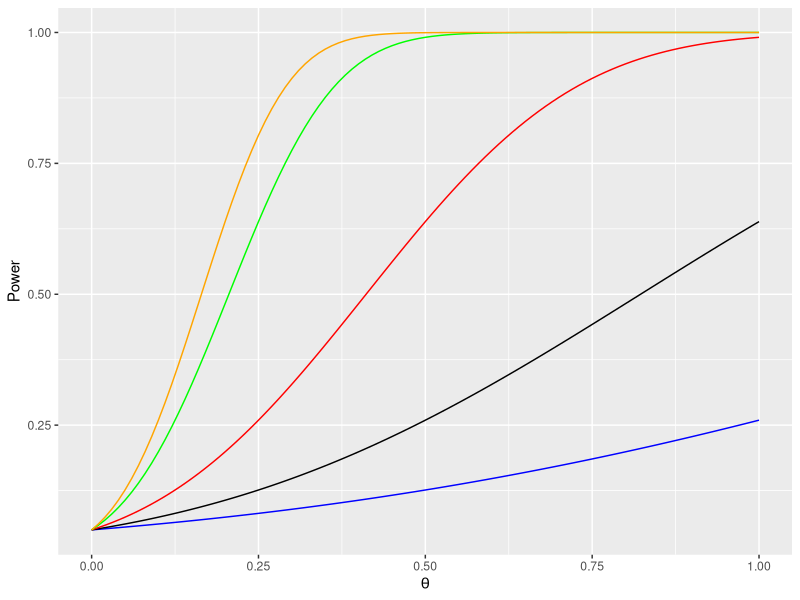
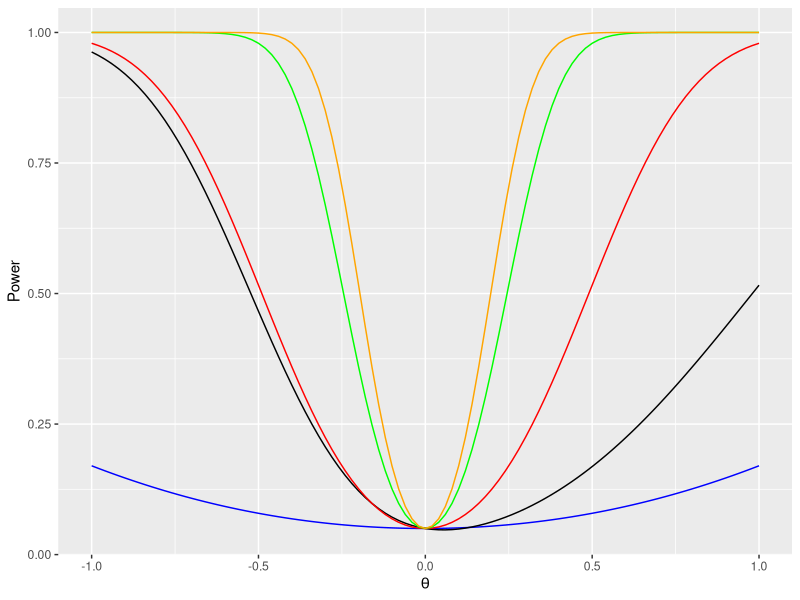

Reproduce these figures in R, in order.
## ---- chunk 1
knitr::opts_chunk$set(echo = TRUE,warning=F,message=F)
## ---- chunk 2
library(tidyverse)
library(ggfortify)
## ---- chunk 3
za <- qnorm(.95)  
p <- ggplot(data = data.frame(x = 0), mapping = aes(x = x)) 
n1 <- function(x) pnorm(sqrt(1)*x- za )
n4 <- function(x) pnorm(sqrt(4)*x- za )
n16 <- function(x) pnorm(sqrt(16)*x- za )
n64 <- function(x) pnorm(sqrt(64)*x- za )
n100 <- function(x) pnorm(sqrt(100)*x- za )
power1=p +
    stat_function(
          fun= n1,color="blue"
          ) +
    stat_function(
          fun = n4,color="black"
          ) +
    stat_function(
          fun = n16,color="red"
          ) +
   stat_function(
          fun = n64,color="green"
          ) +
   stat_function(
          fun = n100,color="orange"
          )+
    scale_x_continuous(limits = c(0, 1))+xlab(expression(theta))+ylab("Power")
power1
## ---- chunk 4
p <- ggplot(data = data.frame(x = 0), mapping = aes(x = x)) 
za2=qnorm(.975)
za3=qnorm(1-.975)
n1 <- function(x) pnorm(sqrt(1)*x- za2 )+1-pnorm(sqrt(1)*x- za3 )
n4 <- function(x) pnorm(sqrt(4)*x- za2 )+1-pnorm(sqrt(14)*x- za3 )
n16 <- function(x) pnorm(sqrt(16)*x- za2 )+1-pnorm(sqrt(16)*x- za3 )
n64 <- function(x) pnorm(sqrt(64)*x- za2 )+1-pnorm(sqrt(64)*x- za3 )
n100 <- function(x) pnorm(sqrt(100)*x- za2 )+1-pnorm(sqrt(100)*x- za3 )
power2=p +
    stat_function(
          fun= n1,color="blue"
          ) +
    stat_function(
          fun = n4,color="black"
          ) +
    stat_function(
          fun = n16,color="red"
          ) +
   stat_function(
          fun = n64,color="green"
          ) +
   stat_function(
          fun = n100,color="orange"
          )+
    scale_x_continuous(limits = c(-1, 1))+xlab(expression(theta))+ylab("Power")
power2
## ---- chunk 5
powerfun <- function(n,a){
  function(x) {
    pnorm(sqrt(n)*x- qnorm(1-a))}
  }
## ---- chunk 6
plotpower=function(f){
 p = ggplot(data = data.frame(x = 0), mapping = aes(x = x)) 
p+stat_function(fun= f,color="blue")+scale_x_continuous(limits = c(0, 1))+xlab(expression(theta))+ylab("Power")}
